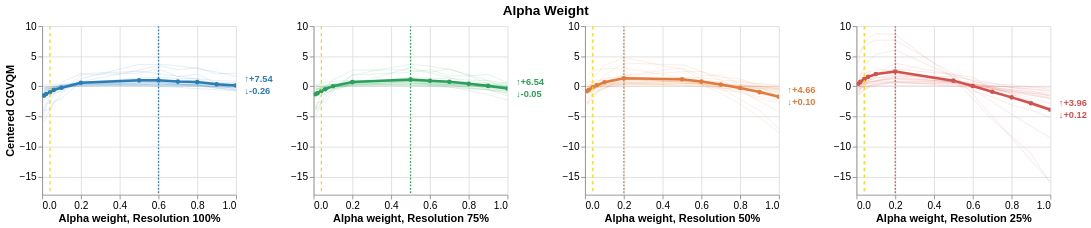

Notebook code for this chart:
### Code cell
alpha_chart

### Figure 1 — Vega-Lite specification as saved in the notebook (floating-point values rounded to 4 significant figures; data arrays with more than 128 entries replaced by an {"elided": "..."} marker saying what was removed)
{"config": {"view": {"continuousWidth": 300, "continuousHeight": 300, "stroke": null}, "axis": {"grid": true, "labelFontSize": 12, "titleFontSize": 13}, "title": {"anchor": "middle", "fontSize": 16}}, "hconcat": [{"layer": [{"data": {"name": "data-2f132342957a15caf6fc9c443f6753e8"}, "mark": {"type": "line", "clip": true, "opacity": 0.15, "strokeWidth": 1}, "encoding": {"color": {"value": "#2a7db5"}, "detail": {"field": "scene", "type": "nominal"}, "x": {"field": "value", "title": "Alpha weight, Resolution 100%", "type": "quantitative"}, "y": {"field": "score_centered", "scale": {"domain": [-17.11, 9.761], "zero": false}, "title": "Centered CGVQM", "type": "quantitative"}}}, {"data": {"name": "data-340e950c9c10138c690b52cc75bfe75f"}, "mark": {"type": "line", "clip": true, "point": true, "strokeWidth": 3}, "encoding": {"color": {"value": "#2a7db5"}, "x": {"field": "value", "type": "quantitative"}, "y": {"field": "mean", "type": "quantitative"}}}, {"data": {"name": "data-89f06cfecd48d6e5f48b4f20b1c25174"}, "mark": {"type": "rule", "clip": true, "color": "#FFD700", "size": 1.5, "strokeDash": [4, 4]}, "encoding": {"x": {"field": "x", "type": "quantitative"}}}, {"data": {"name": "data-189ff7b88dd25461266771d22f73801a"}, "mark": {"type": "rule", "clip": true, "color": "#2a7db5", "size": 1.5, "strokeDash": [2, 2]}, "encoding": {"x": {"field": "x", "type": "quantitative"}}}, {"data": {"name": "data-3ee730d728d57aa1233e0d01b3aee20a"}, "mark": {"type": "text", "align": "left", "color": "#2a7db5", "dx": 10, "dy": -7, "fontSize": 11, "fontWeight": "bold"}, "encoding": {"text": {"field": "line1", "type": "nominal"}, "x": {"field": "x", "type": "quantitative"}, "y": {"field": "y", "type": "quantitative"}}}, {"data": {"name": "data-3ee730d728d57aa1233e0d01b3aee20a"}, "mark": {"type": "text", "align": "left", "color": "#2a7db5", "dx": 10, "dy": 7, "fontSize": 11, "fontWeight": "bold"}, "encoding": {"text": {"field": "line2", "type": "nominal"}, "x": {"field": "x", "type": "quantitative"}, "y": {"field": "y", "type": "quantitative"}}}], "height": 200, "width": 230}, {"layer": [{"data": {"name": "data-802fb1cd664ec45fb4ba8b9e378002dd"}, "mark": {"type": "line", "clip": true, "opacity": 0.15, "strokeWidth": 1}, "encoding": {"color": {"value": "#2ca05a"}, "detail": {"field": "scene", "type": "nominal"}, "x": {"field": "value", "title": "Alpha weight, Resolution 75%", "type": "quantitative"}, "y": {"field": "score_centered", "scale": {"domain": [-17.11, 9.761], "zero": false}, "title": "", "type": "quantitative"}}}, {"data": {"name": "data-a3d9c6a5fa21e19fc8e59871964ed256"}, "mark": {"type": "line", "clip": true, "point": true, "strokeWidth": 3}, "encoding": {"color": {"value": "#2ca05a"}, "x": {"field": "value", "type": "quantitative"}, "y": {"field": "mean", "type": "quantitative"}}}, {"data": {"name": "data-89f06cfecd48d6e5f48b4f20b1c25174"}, "mark": {"type": "rule", "clip": true, "color": "#FFD700", "size": 1.5, "strokeDash": [4, 4]}, "encoding": {"x": {"field": "x", "type": "quantitative"}}}, {"data": {"name": "data-3a10ac337a97dc375e4824a97342d683"}, "mark": {"type": "rule", "clip": true, "color": "#2ca05a", "size": 1.5, "strokeDash": [2, 2]}, "encoding": {"x": {"field": "x", "type": "quantitative"}}}, {"data": {"name": "data-50dd51a73ca8b82a62bf8ac31e6d4439"}, "mark": {"type": "text", "align": "left", "color": "#2ca05a", "dx": 10, "dy": -7, "fontSize": 11, "fontWeight": "bold"}, "encoding": {"text": {"field": "line1", "type": "nominal"}, "x": {"field": "x", "type": "quantitative"}, "y": {"field": "y", "type": "quantitative"}}}, {"data": {"name": "data-50dd51a73ca8b82a62bf8ac31e6d4439"}, "mark": {"type": "text", "align": "left", "color": "#2ca05a", "dx": 10, "dy": 7, "fontSize": 11, "fontWeight": "bold"}, "encoding": {"text": {"field": "line2", "type": "nominal"}, "x": {"field": "x", "type": "quantitative"}, "y": {"field": "y", "type": "quantitative"}}}], "height": 200, "width": 230}, {"layer": [{"data": {"name": "data-942969beeda04920d34b9d1c3ad6fe45"}, "mark": {"type": "line", "clip": true, "opacity": 0.15, "strokeWidth": 1}, "encoding": {"color": {"value": "#e07b3d"}, "detail": {"field": "scene", "type": "nominal"}, "x": {"field": "value", "title": "Alpha weight, Resolution 50%", "type": "quantitative"}, "y": {"field": "score_centered", "scale": {"domain": [-17.11, 9.761], "zero": false}, "title": "", "type": "quantitative"}}}, {"data": {"name": "data-c040846de43d1564bf41d21839b36927"}, "mark": {"type": "line", "clip": true, "point": true, "strokeWidth": 3}, "encoding": {"color": {"value": "#e07b3d"}, "x": {"field": "value", "type": "quantitative"}, "y": {"field": "mean", "type": "quantitative"}}}, {"data": {"name": "data-89f06cfecd48d6e5f48b4f20b1c25174"}, "mark": {"type": "rule", "clip": true, "color": "#FFD700", "size": 1.5, "strokeDash": [4, 4]}, "encoding": {"x": {"field": "x", "type": "quantitative"}}}, {"data": {"name": "data-0e34c4928bcc54f02d4d2be8a9e89e58"}, "mark": {"type": "rule", "clip": true, "color": "#e07b3d", "size": 1.5, "strokeDash": [2, 2]}, "encoding": {"x": {"field": "x", "type": "quantitative"}}}, {"data": {"name": "data-575efc3c96837c71535a5482ffb6fc05"}, "mark": {"type": "text", "align": "left", "color": "#e07b3d", "dx": 10, "dy": -7, "fontSize": 11, "fontWeight": "bold"}, "encoding": {"text": {"field": "line1", "type": "nominal"}, "x": {"field": "x", "type": "quantitative"}, "y": {"field": "y", "type": "quantitative"}}}, {"data": {"name": "data-575efc3c96837c71535a5482ffb6fc05"}, "mark": {"type": "text", "align": "left", "color": "#e07b3d", "dx": 10, "dy": 7, "fontSize": 11, "fontWeight": "bold"}, "encoding": {"text": {"field": "line2", "type": "nominal"}, "x": {"field": "x", "type": "quantitative"}, "y": {"field": "y", "type": "quantitative"}}}], "height": 200, "width": 230}, {"layer": [{"data": {"name": "data-113980274e2efce37e60ac4193237122"}, "mark": {"type": "line", "clip": true, "opacity": 0.15, "strokeWidth": 1}, "encoding": {"color": {"value": "#d4504a"}, "detail": {"field": "scene", "type": "nominal"}, "x": {"field": "value", "title": "Alpha weight, Resolution 25%", "type": "quantitative"}, "y": {"field": "score_centered", "scale": {"domain": [-17.11, 9.761], "zero": false}, "title": "", "type": "quantitative"}}}, {"data": {"name": "data-faa0ef67213be651a22209a3d49d3f71"}, "mark": {"type": "line", "clip": true, "point": true, "strokeWidth": 3}, "encoding": {"color": {"value": "#d4504a"}, "x": {"field": "value", "type": "quantitative"}, "y": {"field": "mean", "type": "quantitative"}}}, {"data": {"name": "data-89f06cfecd48d6e5f48b4f20b1c25174"}, "mark": {"type": "rule", "clip": true, "color": "#FFD700", "size": 1.5, "strokeDash": [4, 4]}, "encoding": {"x": {"field": "x", "type": "quantitative"}}}, {"data": {"name": "data-0e34c4928bcc54f02d4d2be8a9e89e58"}, "mark": {"type": "rule", "clip": true, "color": "#d4504a", "size": 1.5, "strokeDash": [2, 2]}, "encoding": {"x": {"field": "x", "type": "quantitative"}}}, {"data": {"name": "data-5367ec0dba1f0f1596f030dce3c2ee7c"}, "mark": {"type": "text", "align": "left", "color": "#d4504a", "dx": 10, "dy": -7, "fontSize": 11, "fontWeight": "bold"}, "encoding": {"text": {"field": "line1", "type": "nominal"}, "x": {"field": "x", "type": "quantitative"}, "y": {"field": "y", "type": "quantitative"}}}, {"data": {"name": "data-5367ec0dba1f0f1596f030dce3c2ee7c"}, "mark": {"type": "text", "align": "left", "color": "#d4504a", "dx": 10, "dy": 7, "fontSize": 11, "fontWeight": "bold"}, "encoding": {"text": {"field": "line2", "type": "nominal"}, "x": {"field": "x", "type": "quantitative"}, "y": {"field": "y", "type": "quantitative"}}}], "height": 200, "width": 230}], "title": "Alpha Weight", "$schema": "https://vega.github.io/schema/vega-lite/v6.1.0.json", "datasets": {"data-2f132342957a15caf6fc9c443f6753e8": {"elided": "240 records"}, "data-340e950c9c10138c690b52cc75bfe75f": [{"resolution": "100%", "value": 0.01, "mean": -1.538}, {"resolution": "100%", "value": 0.02, "mean": -1.262}, {"resolution": "100%", "value": 0.04, "mean": -0.9962}, {"resolution": "100%", "value": 0.06, "mean": -0.6009}, {"resolution": "100%", "value": 0.1, "mean": -0.2217}, {"resolution": "100%", "value": 0.2, "mean": 0.6026}, {"resolution": "100%", "value": 0.5, "mean": 0.9991}, {"resolution": "100%", "value": 0.6, "mean": 1.022}, {"resolution": "100%", "value": 0.7, "mean": 0.7897}, {"resolution": "100%", "value": 0.8, "mean": 0.7074}, {"resolution": "100%", "value": 0.9, "mean": 0.3461}, {"resolution": "100%", "value": 1.0, "mean": 0.1529}], "data-89f06cfecd48d6e5f48b4f20b1c25174": [{"x": 0.04}], "data-189ff7b88dd25461266771d22f73801a": [{"x": 0.6}], "data-3ee730d728d57aa1233e0d01b3aee20a": [{"x": 1.0, "y": 0.1529, "line1": "↑+7.54", "line2": "↓-0.26"}], "data-802fb1cd664ec45fb4ba8b9e378002dd": {"elided": "240 records"}, "data-a3d9c6a5fa21e19fc8e59871964ed256": [{"resolution": "87%", "value": 0.01, "mean": -1.313}, {"resolution": "87%", "value": 0.02, "mean": -1.129}, {"resolution": "87%", "value": 0.04, "mean": -0.7645}, {"resolution": "87%", "value": 0.06, "mean": -0.4751}, {"resolution": "87%", "value": 0.1, "mean": 0.02669}, {"resolution": "87%", "value": 0.2, "mean": 0.71}, {"resolution": "87%", "value": 0.5, "mean": 1.123}, {"resolution": "87%", "value": 0.6, "mean": 0.9397}, {"resolution": "87%", "value": 0.7, "mean": 0.7514}, {"resolution": "87%", "value": 0.8, "mean": 0.4137}, {"resolution": "87%", "value": 0.9, "mean": 0.07836}, {"resolution": "87%", "value": 1.0, "mean": -0.3609}], "data-3a10ac337a97dc375e4824a97342d683": [{"x": 0.5}], "data-50dd51a73ca8b82a62bf8ac31e6d4439": [{"x": 1.0, "y": -0.3609, "line1": "↑+6.54", "line2": "↓-0.05"}], "data-942969beeda04920d34b9d1c3ad6fe45": {"elided": "240 records"}, "data-c040846de43d1564bf41d21839b36927": [{"resolution": "71%", "value": 0.01, "mean": -0.778}, {"resolution": "71%", "value": 0.02, "mean": -0.5658}, {"resolution": "71%", "value": 0.04, "mean": -0.1546}, {"resolution": "71%", "value": 0.06, "mean": 0.1716}, {"resolution": "71%", "value": 0.1, "mean": 0.6819}, {"resolution": "71%", "value": 0.2, "mean": 1.346}, {"resolution": "71%", "value": 0.5, "mean": 1.174}, {"resolution": "71%", "value": 0.6, "mean": 0.79}, {"resolution": "71%", "value": 0.7, "mean": 0.2887}, {"resolution": "71%", "value": 0.8, "mean": -0.2841}, {"resolution": "71%", "value": 0.9, "mean": -0.956}, {"resolution": "71%", "value": 1.0, "mean": -1.714}], "data-0e34c4928bcc54f02d4d2be8a9e89e58": [{"x": 0.2}], "data-575efc3c96837c71535a5482ffb6fc05": [{"x": 1.0, "y": -1.714, "line1": "↑+4.66", "line2": "↓+0.10"}], "data-113980274e2efce37e60ac4193237122": {"elided": "240 records"}, "data-faa0ef67213be651a22209a3d49d3f71": [{"resolution": "50%", "value": 0.01, "mean": 0.4271}, {"resolution": "50%", "value": 0.02, "mean": 0.7351}, {"resolution": "50%", "value": 0.04, "mean": 1.194}, {"resolution": "50%", "value": 0.06, "mean": 1.575}, {"resolution": "50%", "value": 0.1, "mean": 2.042}, {"resolution": "50%", "value": 0.2, "mean": 2.447}, {"resolution": "50%", "value": 0.5, "mean": 0.9498}, {"resolution": "50%", "value": 0.6, "mean": 0.05921}, {"resolution": "50%", "value": 0.7, "mean": -0.8962}, {"resolution": "50%", "value": 0.8, "mean": -1.83}, {"resolution": "50%", "value": 0.9, "mean": -2.807}, {"resolution": "50%", "value": 1.0, "mean": -3.896}], "data-5367ec0dba1f0f1596f030dce3c2ee7c": [{"x": 1.0, "y": -3.896, "line1": "↑+3.96", "line2": "↓+0.12"}]}}
